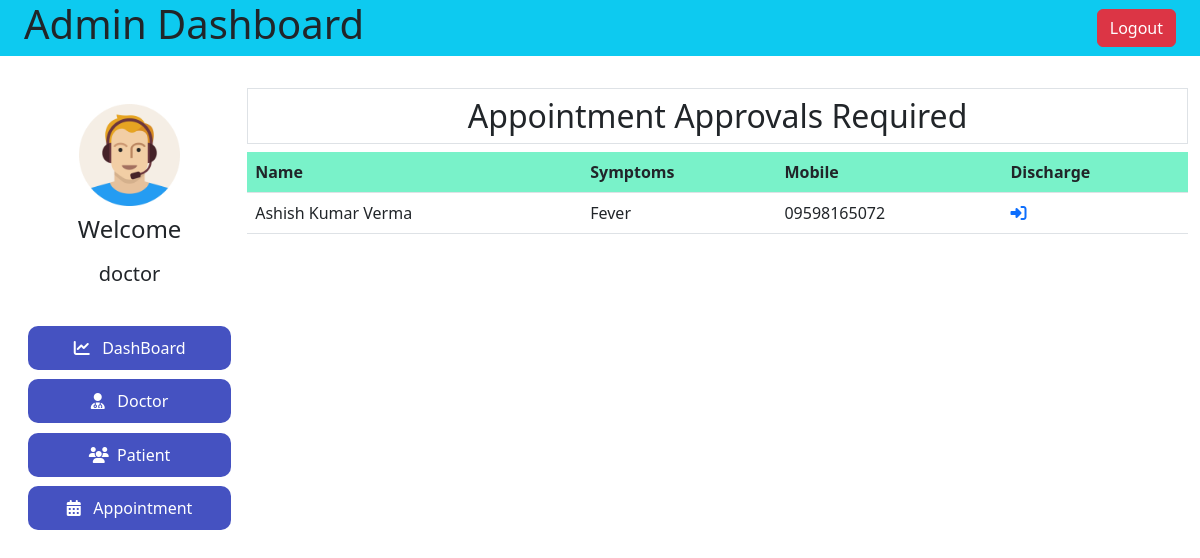
The app's page /admin-discharge-patient/ (signed in), older data.
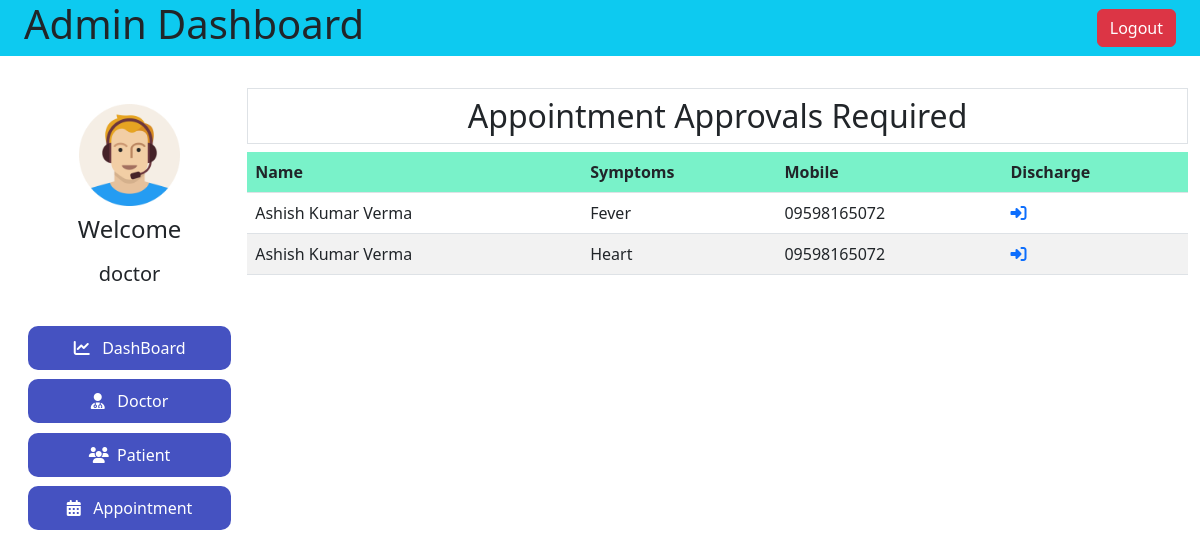
The same page, newer data.
### hospital/models.py (models this page shows, shortened)
class Patient(models.Model):
    user = models.OneToOneField(User, on_delete=models.CASCADE)
    profile_pic = models.ImageField(
        upload_to='profile_pic/PatientProfilePic/', null=True, blank=True)
    address = models.CharField(max_length=40)
    mobile = models.CharField(max_length=20, null=False)
    symptoms = models.CharField(max_length=100, null=False)
    assignedDoctorId = models.PositiveIntegerField(null=True)
    admitDate = models.DateField(auto_now=True)
    status = models.BooleanField(default=False)
    @property
    def get_name(self):
        return self.user.first_name+" "+self.user.last_name

### hospital/views.py (the view)
# urls.py: path('admin-discharge-patient/',ViewAdminPatientDischarge,name='PatientDischarge'),
@login_required(login_url='adminlogin')
def ViewAdminPatientDischarge(request):
    patients = Patient.objects.all().filter(status=True)
    return render(request,'hospital/adminDischargePatient.html',locals())

### templates/hospital/adminDischargePatient.html
{% extends 'hospital/adminDashboard.html' %}
{% block adminDashBoard %}
<h2 class="text-center p-2 border"> Appointment Approvals Required</h2>
<table class="table table-striped table-hover">
    <tr class="bg-info" >
        <th>Name</th>
        <th>Symptoms</th>
        <th>Mobile</th>
        <th>Discharge</th>
    </tr>
    {% for patient in patients %}
        <tr>
        <td>{{patient.get_name}}</td>
        <td>{{patient.symptoms}}</td>
        <td>{{patient.mobile}}</td>
        <td><a href=""><i class="fa-solid fa-right-to-bracket"></i></a></td>
        </tr>
    {% endfor %}
</table>
{% endblock adminDashBoard %}

Row changes from the older to the newer data that the page shows:
added Patient: get_name "Ashish Kumar Verma", symptoms "Heart", mobile "09598165072"
